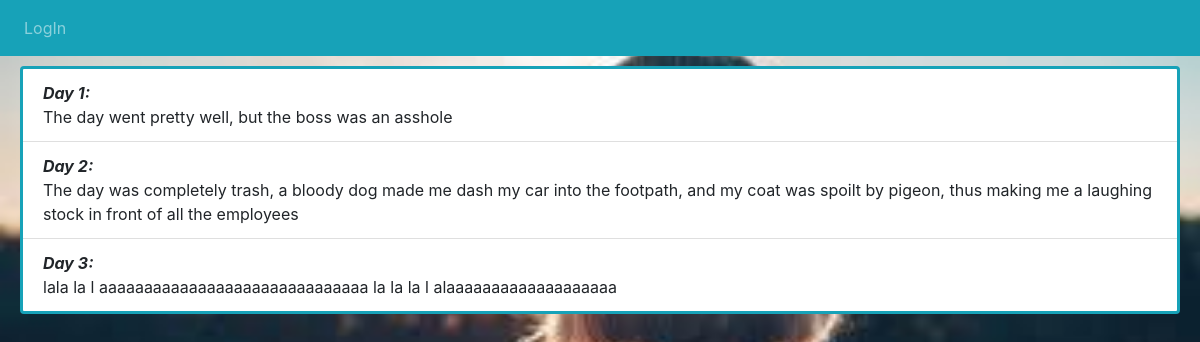
/therapist/diary, run on an earlier commit of the app's database.
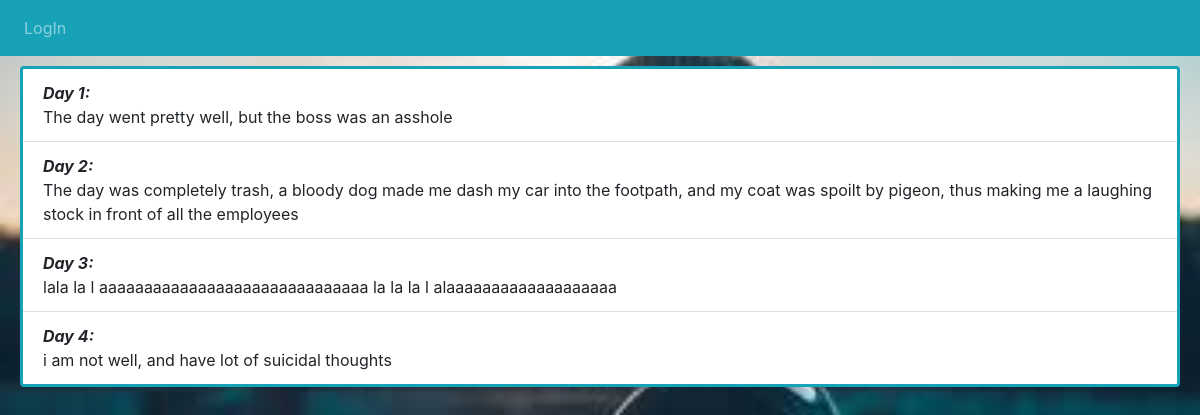
And on a later commit of the database.
### misc/models.py (models this page shows, shortened)
class Diary(models.Model):
    title=models.CharField(max_length=40)
    Addition=models.TextField()
    pub_date= models.DateTimeField(verbose_name='date joined', auto_now_add=True)
    user=models.ForeignKey(User,on_delete=models.CASCADE)

### misc/views.py (the view)
# urls.py: path('diary',diary_all2,name="diary_all2"),
def diary_all2(request):
    diary=Diary.objects.all()
    return render(request,'misc/diary2.html',{'diary':diary})

### misc/templates/misc/diary2.html (shortened to what this page needs)
<!doctype html>
<html lang="en">
{% load static %}
<head>
    <link rel="stylesheet" href="https://maxcdn.bootstrapcdn.com/bootstrap/4.0.0/css/bootstrap.min.css">
    <link href="http://maxcdn.bootstrapcdn.com/font-awesome/4.2.0/css/font-awesome.min.css" rel="stylesheet">
</head>
<body>
    <nav class="navbar navbar-expand-sm bg-info navbar-dark">
        <ul class="navbar-nav">
		{% if user.is_authenticated %}
            <li class="nav-item active">
                <a class="nav-link" href="">Diary Detail</a>
            </li>
            <li class="nav-item">
                <a class="nav-link" href="{% url 'home2' %}">Home</a>
            </li>
            <li class="nav-item pull-left">
                <a class="nav-link" href="{% url 'quiz' %}">Quiz</a>
            </li>
            <li class="nav-item pull-left">
                <a class="nav-link" href="{% url 'diary_all2' %}">Diary</a>
            </li>
			<li class="nav-item pull-left">
                <a class="nav-link" >{{request.user.username}}</a>
            </li>
            <li class="nav-item pull-left">
                      <a class="nav-link" href="javascript:{document.getElementById('logout').submit()}">LogOut</a>
                      <form id="logout" method="POST" action="{% url 'logout' %}">
        {% csrf_token %}
        <input type="hidden" name="" />
      </form>
                  </li>
			{% else %}
			<li class="nav-item pull-left">
                <a class="nav-link" href="{% url 'login' %}">LogIn</a>
            </li>
        </ul>
        {% endif %}
    </nav>
    <div class="card border-info" style="border-width: medium; margin-left: 20px; margin-right: 20px; margin-top: 10px">
        <ul class="list-group list-group-flush">
            {% for diary in diary.all %}
            <li class="list-group-item"><b><i>{{ diary.title }}:</i></b><br>{{ diary.Addition }}</li>
              {% endfor %}
        </ul>
    </div>
</body>
</html>

What changed in the data, as far as the page shows it:
added Diary: title "Day 4", Addition "i am not well, and have lot of suicidal thoughts"
